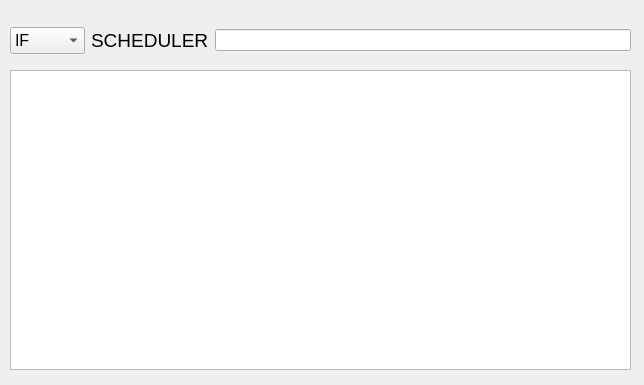
<?xml version="1.0" encoding="UTF-8"?>
<ui version="4.0">
 <class>Tabelas</class>
 <widget class="QDialog" name="Tabelas">
  <property name="geometry">
   <rect>
    <x>0</x>
    <y>0</y>
    <width>644</width>
    <height>385</height>
   </rect>
  </property>
  <property name="windowTitle">
   <string>Dialog</string>
  </property>
  <widget class="QTableWidget" name="tabela_de_exe">
   <property name="geometry">
    <rect>
     <x>10</x>
     <y>70</y>
     <width>621</width>
     <height>300</height>
    </rect>
   </property>
  </widget>
  <widget class="QWidget" name="gridLayoutWidget">
   <property name="geometry">
    <rect>
     <x>10</x>
     <y>20</y>
     <width>621</width>
     <height>41</height>
    </rect>
   </property>
   <layout class="QGridLayout" name="gridLayout">
    <item row="0" column="0">
     <widget class="QComboBox" name="Box_tabelas">
      <property name="font">
       <font>
        <pointsize>12</pointsize>
       </font>
      </property>
      <item>
       <property name="text">
        <string>IF</string>
       </property>
      </item>
      <item>
       <property name="text">
        <string>ID</string>
       </property>
      </item>
      <item>
       <property name="text">
        <string>EX</string>
       </property>
      </item>
      <item>
       <property name="text">
        <string>W</string>
       </property>
      </item>
      <item>
       <property name="text">
        <string>Todos</string>
       </property>
      </item>
     </widget>
    </item>
    <item row="0" column="1">
     <widget class="QLabel" name="label_SCHEDULER">
      <property name="font">
       <font>
        <pointsize>14</pointsize>
       </font>
      </property>
      <property name="text">
       <string>SCHEDULER</string>
      </property>
     </widget>
    </item>
    <item row="0" column="2">
     <widget class="QLineEdit" name="lineEdit_SCHEDULER"/>
    </item>
   </layout>
  </widget>
 </widget>
 <resources/>
 <connections/>
</ui>
